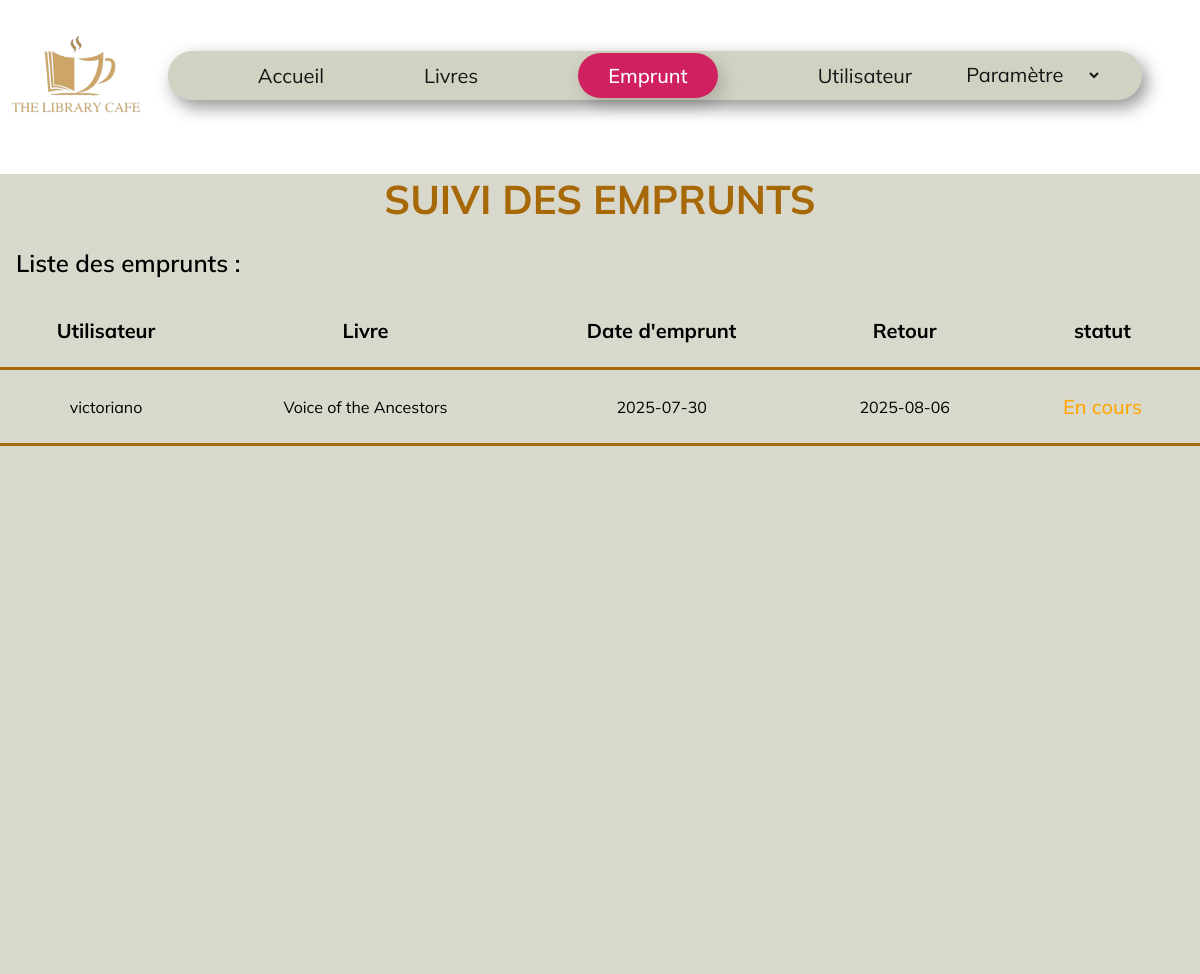
Screenshot of /emprunt_ad.php with the database file from the repository.
### tables this page shows
CREATE TABLE `emprunts` (
  `id_emprunt` int NOT NULL AUTO_INCREMENT,
  `id_livre` int DEFAULT NULL,
  `id_utilisateur` int DEFAULT NULL,
  `date_emprunt` date DEFAULT NULL,
  `date_retour_prevue` date DEFAULT NULL,
  `date_retour_effective` date DEFAULT NULL,
  `statut` enum('en cours','rendu','annule') DEFAULT 'en cours',
  PRIMARY KEY (`id_emprunt`)
);

CREATE TABLE `utilisateur` (
  `id_utilisateur` int NOT NULL AUTO_INCREMENT,
  `nom` varchar(60) DEFAULT NULL,
  `prenom` varchar(60) DEFAULT NULL,
  `mail` varchar(60) DEFAULT NULL,
  `mdp` varchar(60) DEFAULT NULL,
  `photo` varchar(255) DEFAULT NULL,
  PRIMARY KEY (`id_utilisateur`)
);

CREATE TABLE `livre` (
  `id_livre` int NOT NULL AUTO_INCREMENT,
  `titre` varchar(60) DEFAULT NULL,
  `id_auteur` int DEFAULT NULL,
  `id_categorie` int DEFAULT NULL,
  `date_de_sortie` date DEFAULT NULL,
  `photo` varchar(255) DEFAULT NULL,
  `statut` enum('disponible','emprunté','réservé','retardé','supprimé','nouveau') DEFAULT 'disponible',
  `is_new` tinyint(1) DEFAULT '1',
  PRIMARY KEY (`id_livre`)
);

### emprunt_ad.php (the view, shortened to what this page needs)
<?php
include('traitement.php');
$stmt = $bdd->query("
    SELECT
        (SELECT COUNT(*) FROM livre) AS total_livres,
        (SELECT COUNT(*) FROM utilisateur) AS total_users
");
$id_utilisateur = null;
if ($id_utilisateur) {
    $stmt = $bdd->prepare("
    SELECT e.id_emprunt, u.nom, l.titre, e.date_emprunt, e.date_retour_prevue, e.statut
    FROM emprunts e
    JOIN livre l ON e.id_livre = l.id_livre
    JOIN utilisateur u ON e.id_utilisateur = u.id_utilisateur
    WHERE u.id_utilisateur = ?
    ORDER BY e.date_retour_prevue DESC
");
    $stmt->execute([$id_utilisateur]);
} else {
    $stmt = $bdd->query("
    SELECT e.id_emprunt, u.nom, l.titre, e.date_emprunt, e.date_retour_prevue, e.statut
    FROM emprunts e
    JOIN livre l ON e.id_livre = l.id_livre
    JOIN utilisateur u ON e.id_utilisateur = u.id_utilisateur
    ORDER BY e.date_retour_prevue DESC
    LIMIT 5
");
}
$emprunts = $stmt->fetchAll();
?>
<!DOCTYPE html>
<html lang="en">
<head>
    <link rel="stylesheet" href="/gestion_de_biblio/panier.css">
    <link rel="stylesheet" href="/gestion_de_biblio/main.css">
    <link rel="stylesheet" href="/gestion_de_biblio/table.css">
</head>
<body>
<header>
            <div class="barnav">
            <img src="img/logo.png" alt="logo" style="width:150px; height:150px; object-fit:contain; display:block;">
                <div class="nav">
                    <ul>
                        <li><a href="main_admin.php" >Accueil</a></li>
                        <div class="livre_not">
                            <li><a href="livre_ad.php" class="livre_notif">Livres</a></li>
                        </div>
                        <li><a href="emprunt_ad.php"><span class="selec">Emprunt</span> </a></li>
                        <li><a href="utilisateur.php">Utilisateur</a></li>
                        <select id="menu" name="" onchange="window.location.href = this.value;">
                        <option value="parametre">Paramètre</option>
                        </select>
                    </ul>
                </div>
            </div>
        </header>
        <section class="ad_emprunt">
        <h1>SUIVI DES EMPRUNTS</h1>
        <p>Liste des emprunts :</p>
        <table class="tb_emp">
            <tr class="tr">
                <th>Utilisateur </th>
                <th>Livre</th>
                <th>Date d'emprunt</th>
                <th>Retour</th>
                <th>statut</th>
            </tr>
<?php foreach ($emprunts as $row): ?>
    <tr>
        <td><?php echo htmlspecialchars($row['nom']); ?></td>
        <td><?php echo htmlspecialchars($row['titre']); ?></td>
        <td><?php echo htmlspecialchars($row['date_emprunt']); ?></td>
        <td><?php echo htmlspecialchars($row['date_retour_prevue']); ?></td>
        <td>
<?php
    $statut = $row['statut'];
    if ($statut === 'en cours') {
        echo '<span style="color: orange;">En cours</span>';
    } elseif ($statut === 'rendu') {
        echo '<span style="color: green;">Rendu</span>';
    } elseif ($statut === 'annulé') {
        echo '<span style="color: red;">Annulé</span>';
    } else {
        echo htmlspecialchars($statut);
    }
?>
</td>
    </tr>
<?php endforeach; ?>
        </table>
    </section>
</body>
</html>

### panier.css (style rules this page uses)
* { margin: 0; padding: 0; box-sizing: border-box; font-family: "Mulish", sans-serif; font-optical-sizing: auto; font-style: normal; }
span { font-size: 20px; padding: 4px; font-weight: 500; }
tbody td { border-top: solid 2px rgb(228, 228, 228); border-bottom: solid 2px rgb(228, 228, 228); text-align: center; }

### main.css (style rules this page uses)
* { margin: 0; padding: 0; box-sizing: border-box; font-family: "Mulish", sans-serif; font-optical-sizing: auto; font-style: normal; }
html { text-decoration: none; scroll-behavior: smooth; }
header { color: #152330; position: sticky; width: 100%; top: 0; z-index: 2; }
.selec { background-color: #CF2160; padding: 10px 30px; border-radius: 23px; color: #ffffff; box-shadow:5px 7px 17px 0px #0000002d; transition-timing-function: cubic-bezier(0.29, 1.01, 1, -0.68); }
.barnav { display:flex; justify-content: space-between; align-items: center; backdrop-filter: blur(1rem); flex-wrap: wrap; }
.barnav .nav ul { list-style: none; display: flex; justify-content: space-between; align-items: center; background-color: #D1D2C2; padding: 11px 40px; border-radius: 35px; box-shadow:5px 7px 17px 0px #0000006e; }
.barnav .nav ul li a { padding:0 50px; text-decoration: none; font-size: 20px; color: #151515; }
.barnav #menu { font-size: 20px; color: #151515; border: none; font-family: "Mulish", sans-serif; font-optical-sizing: auto; font-style: normal; background-color: transparent; text-decoration: none; }
.barnav .livre_not { display: flex; align-items: center; justify-content: center; position: relative; }

### table.css (style rules this page uses)
* { margin: 0; padding: 0; box-sizing: border-box; font-family: "Mulish", sans-serif; font-optical-sizing: auto; font-style: normal; text-decoration: none; }
h1 { font-size: 40px; margin: 1.5rem; color: #D8D9CC; }
.ad_emprunt { background-color: #D8D9CC; width: 100%; height: 100vh; }
.ad_emprunt h1 { text-align: center; color: #a76807; }
.ad_emprunt p { font-size: 24px; margin: 1rem; font-weight: 600; color: rgb(0, 0, 0); }
.ad_emprunt .tb_emp { padding: 1rem; width: 100%; text-align: center; border-collapse: collapse; }
th { font-size: 20px; }
.ad_emprunt .tb_emp th,td { border-bottom: solid 3px #a76807; padding: 1.5rem; }
.ad_emprunt .tb_emp td { padding: 1.5rem; border-bottom: solid 3px #a76807; border-left: none; }

### rows the page displays
emprunts: id_utilisateur.nom "victoriano", id_livre.titre "Voice of the Ancestors", date_emprunt "2025-07-30", date_retour_prevue "2025-08-06", statut "En cours"
